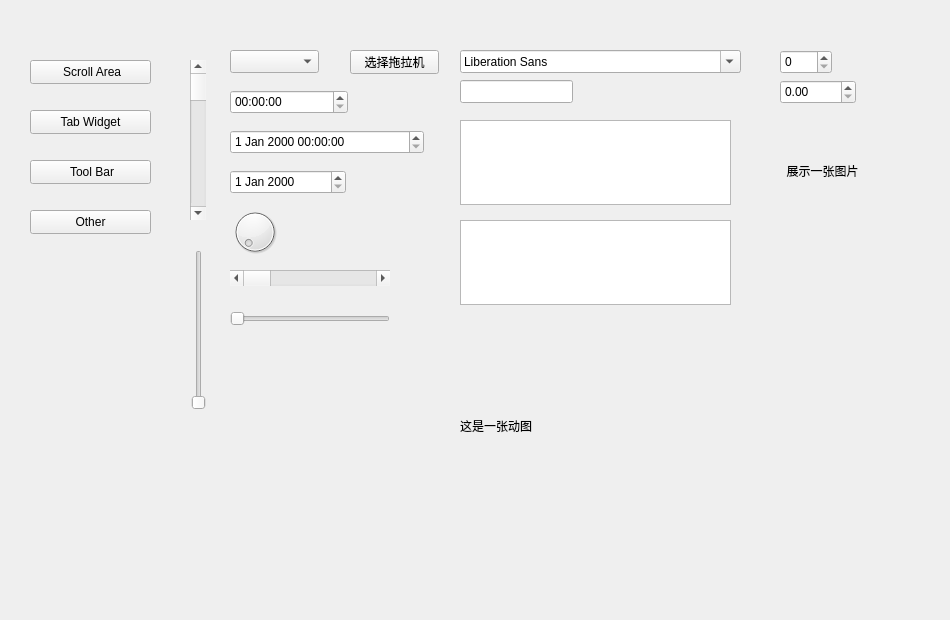
<?xml version="1.0" encoding="UTF-8"?>
<ui version="4.0">
 <class>Widget</class>
 <widget class="QWidget" name="Widget">
  <property name="geometry">
   <rect>
    <x>0</x>
    <y>0</y>
    <width>950</width>
    <height>620</height>
   </rect>
  </property>
  <property name="windowTitle">
   <string>Widget</string>
  </property>
  <widget class="QStackedWidget" name="stackedWidget">
   <property name="geometry">
    <rect>
     <x>180</x>
     <y>30</y>
     <width>721</width>
     <height>551</height>
    </rect>
   </property>
   <property name="currentIndex">
    <number>3</number>
   </property>
   <widget class="QWidget" name="page_4">
    <widget class="QScrollArea" name="scrollArea">
     <property name="geometry">
      <rect>
       <x>20</x>
       <y>10</y>
       <width>131</width>
       <height>261</height>
      </rect>
     </property>
     <property name="widgetResizable">
      <bool>true</bool>
     </property>
     <widget class="QWidget" name="scrollAreaWidgetContents">
      <property name="geometry">
       <rect>
        <x>0</x>
        <y>0</y>
        <width>112</width>
        <height>449</height>
       </rect>
      </property>
      <layout class="QVBoxLayout" name="verticalLayout">
       <item>
        <widget class="QPushButton" name="pushButton">
         <property name="text">
          <string>PushButton</string>
         </property>
        </widget>
       </item>
       <item>
        <widget class="QPushButton" name="pushButton_2">
         <property name="text">
          <string>PushButton</string>
         </property>
        </widget>
       </item>
       <item>
        <widget class="QPushButton" name="pushButton_4">
         <property name="text">
          <string>PushButton</string>
         </property>
        </widget>
       </item>
       <item>
        <widget class="QPushButton" name="pushButton_3">
         <property name="text">
          <string>PushButton</string>
         </property>
        </widget>
       </item>
       <item>
        <widget class="QPushButton" name="pushButton_6">
         <property name="text">
          <string>PushButton</string>
         </property>
        </widget>
       </item>
       <item>
        <widget class="QPushButton" name="pushButton_5">
         <property name="text">
          <string>PushButton</string>
         </property>
        </widget>
       </item>
       <item>
        <widget class="QPushButton" name="pushButton_11">
         <property name="text">
          <string>PushButton</string>
         </property>
        </widget>
       </item>
       <item>
        <widget class="QPushButton" name="pushButton_13">
         <property name="text">
          <string>PushButton</string>
         </property>
        </widget>
       </item>
       <item>
        <widget class="QPushButton" name="pushButton_10">
         <property name="text">
          <string>PushButton</string>
         </property>
        </widget>
       </item>
       <item>
        <widget class="QPushButton" name="pushButton_12">
         <property name="text">
          <string>PushButton</string>
         </property>
        </widget>
       </item>
       <item>
        <widget class="QPushButton" name="pushButton_9">
         <property name="text">
          <string>PushButton</string>
         </property>
        </widget>
       </item>
       <item>
        <widget class="QPushButton" name="pushButton_7">
         <property name="text">
          <string>PushButton</string>
         </property>
        </widget>
       </item>
       <item>
        <widget class="QPushButton" name="pushButton_8">
         <property name="text">
          <string>PushButton</string>
         </property>
        </widget>
       </item>
       <item>
        <widget class="QPushButton" name="pushButton_14">
         <property name="text">
          <string>PushButton</string>
         </property>
        </widget>
       </item>
      </layout>
     </widget>
    </widget>
   </widget>
   <widget class="QWidget" name="page_6">
    <widget class="QTabWidget" name="tabWidget">
     <property name="geometry">
      <rect>
       <x>20</x>
       <y>10</y>
       <width>221</width>
       <height>161</height>
      </rect>
     </property>
     <property name="currentIndex">
      <number>0</number>
     </property>
     <widget class="QWidget" name="tab">
      <attribute name="title">
       <string>百度</string>
      </attribute>
     </widget>
     <widget class="QWidget" name="tab_2">
      <attribute name="title">
       <string>谷歌</string>
      </attribute>
     </widget>
     <widget class="QWidget" name="tab_3">
      <attribute name="title">
       <string>搜狗</string>
      </attribute>
     </widget>
    </widget>
   </widget>
   <widget class="QWidget" name="page_5">
    <widget class="QToolBox" name="toolBox">
     <property name="geometry">
      <rect>
       <x>30</x>
       <y>20</y>
       <width>131</width>
       <height>143</height>
      </rect>
     </property>
     <property name="currentIndex">
      <number>0</number>
     </property>
     <widget class="QWidget" name="page">
      <property name="geometry">
       <rect>
        <x>0</x>
        <y>0</y>
        <width>131</width>
        <height>53</height>
       </rect>
      </property>
      <attribute name="label">
       <string>家人</string>
      </attribute>
     </widget>
     <widget class="QWidget" name="page_2">
      <property name="geometry">
       <rect>
        <x>0</x>
        <y>0</y>
        <width>100</width>
        <height>30</height>
       </rect>
      </property>
      <attribute name="label">
       <string>朋友</string>
      </attribute>
     </widget>
     <widget class="QWidget" name="page_3">
      <property name="geometry">
       <rect>
        <x>0</x>
        <y>0</y>
        <width>100</width>
        <height>30</height>
       </rect>
      </property>
      <attribute name="label">
       <string>黑名单</string>
      </attribute>
     </widget>
    </widget>
   </widget>
   <widget class="QWidget" name="page_7">
    <widget class="QComboBox" name="comboBox">
     <property name="geometry">
      <rect>
       <x>50</x>
       <y>20</y>
       <width>89</width>
       <height>23</height>
      </rect>
     </property>
    </widget>
    <widget class="QPushButton" name="btn_select">
     <property name="geometry">
      <rect>
       <x>170</x>
       <y>20</y>
       <width>89</width>
       <height>24</height>
      </rect>
     </property>
     <property name="text">
      <string>选择拖拉机</string>
     </property>
    </widget>
    <widget class="QFontComboBox" name="fontComboBox">
     <property name="geometry">
      <rect>
       <x>280</x>
       <y>20</y>
       <width>281</width>
       <height>23</height>
      </rect>
     </property>
    </widget>
    <widget class="QLineEdit" name="lineEdit">
     <property name="geometry">
      <rect>
       <x>280</x>
       <y>50</y>
       <width>113</width>
       <height>23</height>
      </rect>
     </property>
     <property name="echoMode">
      <enum>QLineEdit::Password</enum>
     </property>
    </widget>
    <widget class="QTextEdit" name="textEdit">
     <property name="geometry">
      <rect>
       <x>280</x>
       <y>90</y>
       <width>271</width>
       <height>85</height>
      </rect>
     </property>
    </widget>
    <widget class="QPlainTextEdit" name="plainTextEdit">
     <property name="geometry">
      <rect>
       <x>280</x>
       <y>190</y>
       <width>271</width>
       <height>85</height>
      </rect>
     </property>
    </widget>
    <widget class="QSpinBox" name="spinBox">
     <property name="geometry">
      <rect>
       <x>600</x>
       <y>20</y>
       <width>52</width>
       <height>24</height>
      </rect>
     </property>
    </widget>
    <widget class="QDoubleSpinBox" name="doubleSpinBox">
     <property name="geometry">
      <rect>
       <x>600</x>
       <y>50</y>
       <width>76</width>
       <height>24</height>
      </rect>
     </property>
    </widget>
    <widget class="QTimeEdit" name="timeEdit">
     <property name="geometry">
      <rect>
       <x>50</x>
       <y>60</y>
       <width>118</width>
       <height>24</height>
      </rect>
     </property>
    </widget>
    <widget class="QDateTimeEdit" name="dateTimeEdit">
     <property name="geometry">
      <rect>
       <x>50</x>
       <y>100</y>
       <width>194</width>
       <height>24</height>
      </rect>
     </property>
    </widget>
    <widget class="QDateEdit" name="dateEdit">
     <property name="geometry">
      <rect>
       <x>50</x>
       <y>140</y>
       <width>116</width>
       <height>24</height>
      </rect>
     </property>
    </widget>
    <widget class="QDial" name="dial">
     <property name="geometry">
      <rect>
       <x>50</x>
       <y>170</y>
       <width>50</width>
       <height>64</height>
      </rect>
     </property>
    </widget>
    <widget class="QScrollBar" name="horizontalScrollBar">
     <property name="geometry">
      <rect>
       <x>50</x>
       <y>240</y>
       <width>160</width>
       <height>16</height>
      </rect>
     </property>
     <property name="orientation">
      <enum>Qt::Horizontal</enum>
     </property>
    </widget>
    <widget class="QScrollBar" name="verticalScrollBar">
     <property name="geometry">
      <rect>
       <x>10</x>
       <y>30</y>
       <width>16</width>
       <height>160</height>
      </rect>
     </property>
     <property name="orientation">
      <enum>Qt::Vertical</enum>
     </property>
    </widget>
    <widget class="QSlider" name="horizontalSlider">
     <property name="geometry">
      <rect>
       <x>50</x>
       <y>280</y>
       <width>160</width>
       <height>18</height>
      </rect>
     </property>
     <property name="orientation">
      <enum>Qt::Horizontal</enum>
     </property>
    </widget>
    <widget class="QSlider" name="verticalSlider">
     <property name="geometry">
      <rect>
       <x>10</x>
       <y>220</y>
       <width>18</width>
       <height>160</height>
      </rect>
     </property>
     <property name="orientation">
      <enum>Qt::Vertical</enum>
     </property>
    </widget>
    <widget class="QLabel" name="label">
     <property name="geometry">
      <rect>
       <x>600</x>
       <y>90</y>
       <width>131</width>
       <height>101</height>
      </rect>
     </property>
     <property name="text">
      <string>  展示一张图片</string>
     </property>
    </widget>
    <widget class="QLabel" name="label_2">
     <property name="geometry">
      <rect>
       <x>280</x>
       <y>300</y>
       <width>251</width>
       <height>191</height>
      </rect>
     </property>
     <property name="text">
      <string>这是一张动图</string>
     </property>
    </widget>
   </widget>
  </widget>
  <widget class="QPushButton" name="btn_ScrollArea">
   <property name="geometry">
    <rect>
     <x>30</x>
     <y>60</y>
     <width>121</width>
     <height>24</height>
    </rect>
   </property>
   <property name="text">
    <string> Scroll Area</string>
   </property>
  </widget>
  <widget class="QPushButton" name="btn_TabWidget">
   <property name="geometry">
    <rect>
     <x>30</x>
     <y>110</y>
     <width>121</width>
     <height>24</height>
    </rect>
   </property>
   <property name="text">
    <string>Tab Widget</string>
   </property>
  </widget>
  <widget class="QPushButton" name="btn_Other">
   <property name="geometry">
    <rect>
     <x>30</x>
     <y>210</y>
     <width>121</width>
     <height>24</height>
    </rect>
   </property>
   <property name="text">
    <string>Other</string>
   </property>
  </widget>
  <widget class="QPushButton" name="btn_ToolBar">
   <property name="geometry">
    <rect>
     <x>30</x>
     <y>160</y>
     <width>121</width>
     <height>24</height>
    </rect>
   </property>
   <property name="text">
    <string> Tool Bar</string>
   </property>
  </widget>
 </widget>
 <layoutdefault spacing="6" margin="11"/>
 <resources/>
 <connections/>
</ui>
